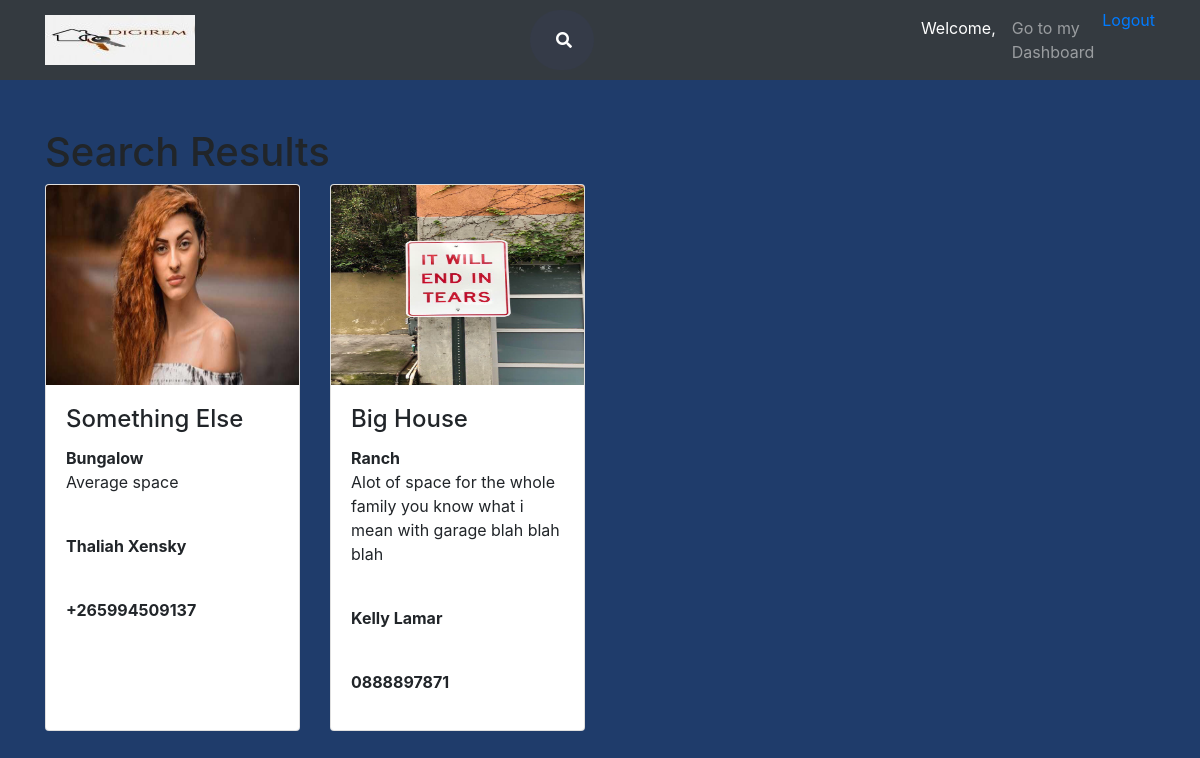
Page /webquart2019/views/search_page.php on the committed database.
### tables this page shows
CREATE TABLE `property` (
  `PropertyID` int(11) NOT NULL,
  `UserID` int(11) NOT NULL,
  `Title` varchar(255) NOT NULL,
  `Picture` varchar(255) NOT NULL,
  `Type` varchar(20) NOT NULL,
  `Description` varchar(255) NOT NULL
);

CREATE TABLE `user` (
  `id` int(11) NOT NULL,
  `FirstName` varchar(20) NOT NULL,
  `LastName` varchar(20) NOT NULL,
  `Email` varchar(50) NOT NULL,
  `Password` varchar(50) NOT NULL,
  `phoneNumber` varchar(20) NOT NULL
);

### webquart2019/views/search_page.php (the view, shortened to what this page needs)
<?php
require("addCustomer_process.php");
?>
<!DOCTYPE html>
<html lang="en">
<head>
  <link href="vendor/bootstrap/css/bootstrap.min.css" rel="stylesheet">
  <link rel="stylesheet" type="text/css" href="../css/feed.css">
  <link rel="stylesheet" href="https://stackpath.bootstrapcdn.com/bootstrap/4.1.3/css/bootstrap.min.css">
    <link rel="stylesheet" href="https://use.fontawesome.com/releases/v5.5.0/css/all.css">
</head>
<body>
  <nav class="navbar navbar-expand-lg navbar-dark bg-dark static-top">
  <div class="container">
    <a class="navbar-brand" href="#">
          <img src="../images/logo.jpg" alt="">
        </a>
     <div class="container h-100">
      <div class="d-flex justify-content-center h-100">
        <div class="searchbar">
          <input class="search_input" type="text" name="" placeholder="Search...">
          <a href="#" class="search_icon"><i class="fas fa-search"></i></a>
        </div>
      </div>
    </div>
    <div class="collapse navbar-collapse" id="navbarResponsive">
      <ul class="navbar-nav ml-auto">
        <li class="nav-item active">
          <a class="nav-link" href="#">Welcome,<?php echo $_SESSION['username']?>
              </a>
        </li>
        <li class="nav-item">
          <a class="nav-link" href="nalika\product-uploaded.php">Go to my Dashboard</a>
        </li>
        <li class="nav-item"><a href="logOut.php">Logout</a></li>
      </ul>
    </div>
  </div>
</nav>
  <div class="container">
    <div class="row">
      <div class="col-lg-12 text-left">
        <h1 class="mt-5">Search Results</h1>
      </div>
    </div>
  </div>
  <div class="container">
    <div class='row'>
<?php
   $query = "SELECT *  FROM property";
   $result = $conn-> query($query);
   while ($row = $result->fetch_assoc()) {
    echo"<div class='col-lg-3 col-md-4 col-sm-6 mb-4'>";
      echo"<div class='card h-100'>";
        echo"<img class='card-img-top'  width='200' height='200' src='img/".$row['Picture']."' alt=''>";
        echo "<div class='card-body'>";
          echo"<h4 class='card-title'>";
            echo $row['Title'];
          echo"</h4>";
          echo"<p class='card-text'>";
          echo "<strong>".$row['Type']."</strong><br/>".$row['Description']."</p>";
          $query = "SELECT * FROM user WHERE id=?";
          $prep = $conn-> prepare($query);
          $prep->bind_param("s",$row['UserID']);
          $prep->execute();
          $rr = $prep->get_result();
          $user = $rr->fetch_assoc();
          echo"</br><p><Strong>".$user['FirstName']." ".$user['LastName']."</strong></p>";
          echo"</br><p><strong>".$user['phoneNumber']."</strong></p>";
        echo"</div>
      </div>
      </div>
  ";
   }
?>
  </div>
</div>
</body>
</html>

### webquart2019/css/feed.css (style rules this page uses)
body,html { height: 100%; width: 100%; margin: 0; padding: 0; background: #1f3c6b !important; }
.searchbar { margin-bottom: auto; margin-top: auto; height: 60px; background-color: #353b48; border-radius: 30px; padding: 10px; }
.search_input { color: white; border: 0; outline: 0; background: none; width: 0; caret-color:transparent; line-height: 40px; transition: width 0.4s linear; }
.search_icon { height: 40px; width: 40px; float: right; display: flex; justify-content: center; align-items: center; border-radius: 50%; color:white; }

### rows in the picture
property: Picture (picture), Title "Something Else", Type "Bungalow", Description "Average space", UserID.FirstName "Thaliah", UserID.LastName "Xensky", UserID.phoneNumber "+265994509137"
property: Picture (picture), Title "Big House", Type "Ranch", Description "Alot of space for the whole family you know what i mean with garage blah blah blah", UserID.FirstName "Kelly", UserID.LastName "Lamar", UserID.phoneNumber "0888897871"
